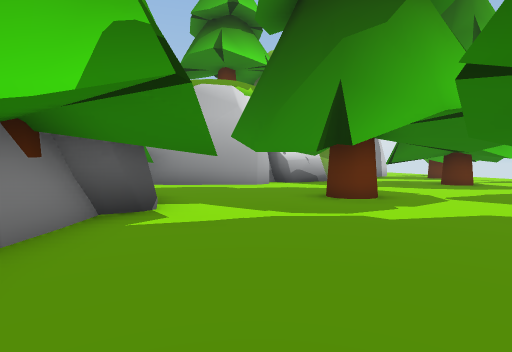
view 1 (above)

17 first-person views from a walk through a 3-D level made in the Unity game engine. The camera is 1.2 m above the floor, tilts 2° down and sees 80° across. The floor is counted in squares, 2 m on a side. Each view is taken from the middle of a square. On the plan, view 1 faces up. The plan holds only what a view shows up to about 9 squares ahead; the rest is blank. The place goes on beyond the plan. The player is left out. Some animated figures are not drawn.

view 2
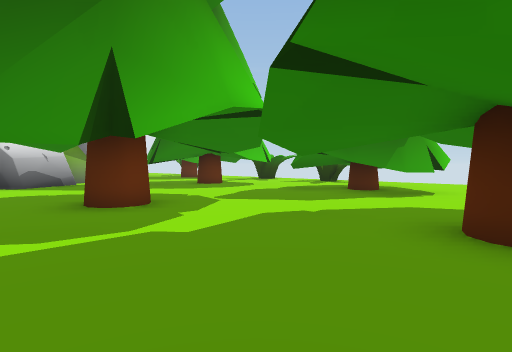

view 3
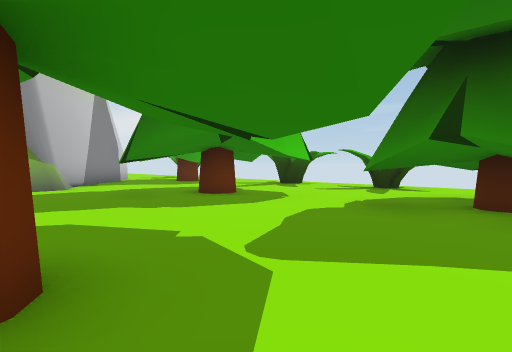

view 4
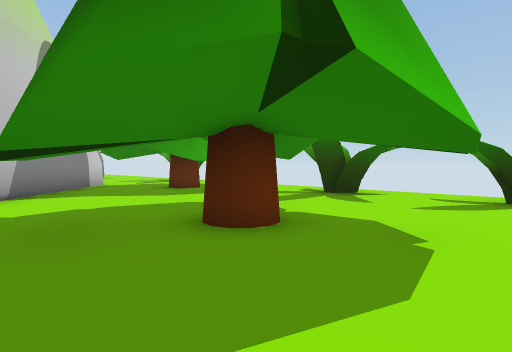

view 5
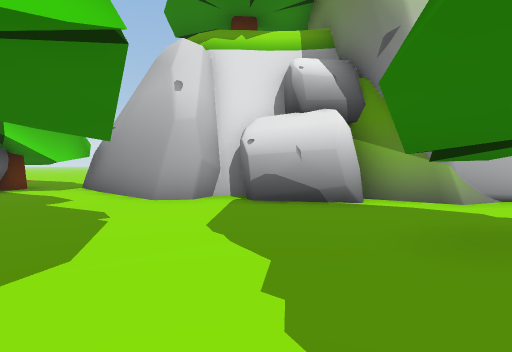

view 6
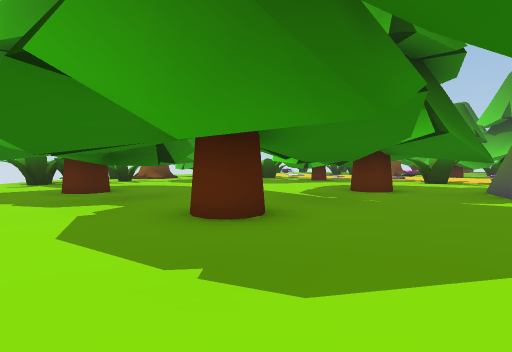

view 7
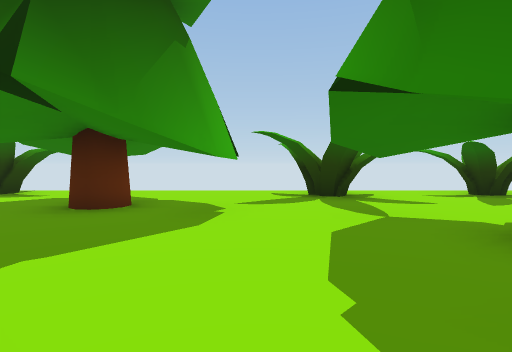

view 8
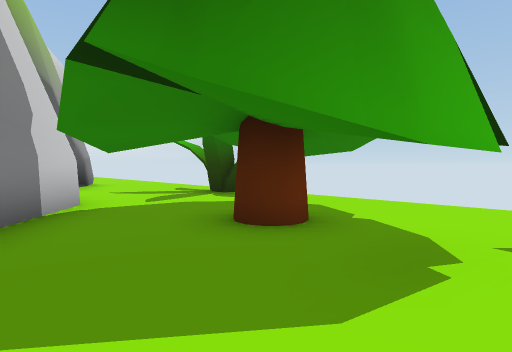

view 9
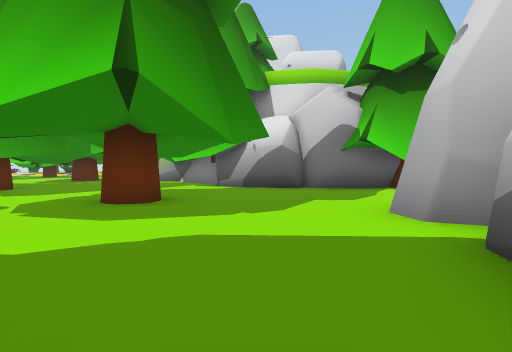

view 10
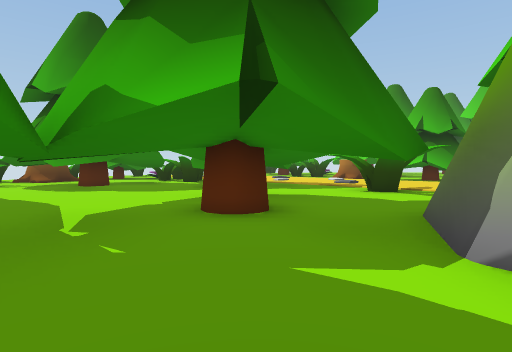

view 11
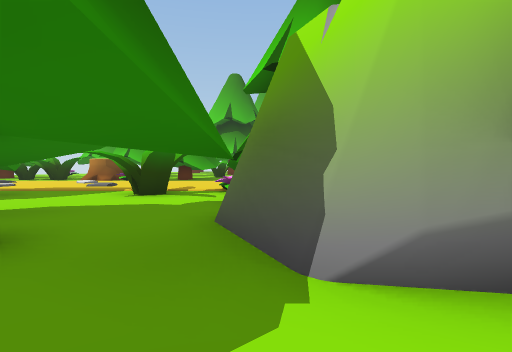

view 12
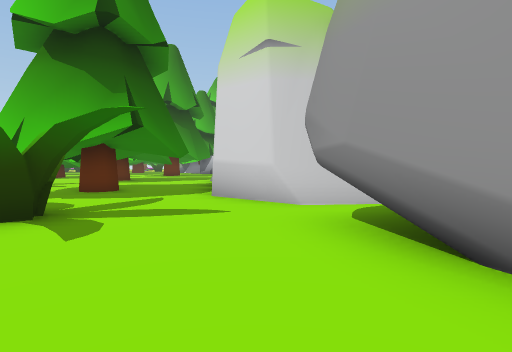

view 13
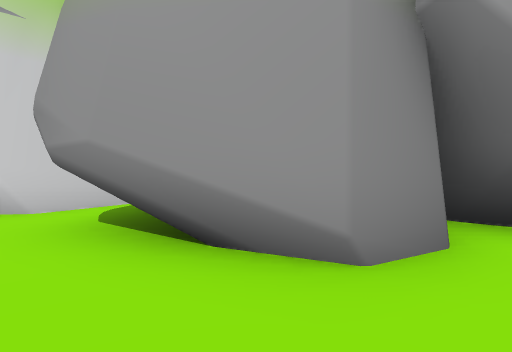

view 14
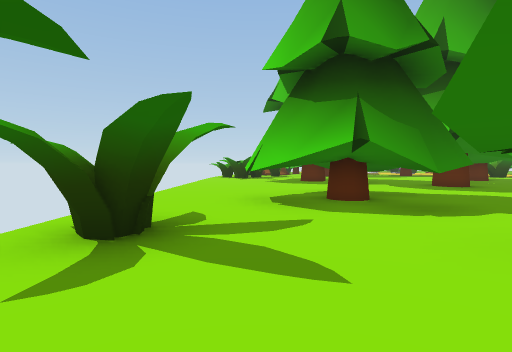

view 15
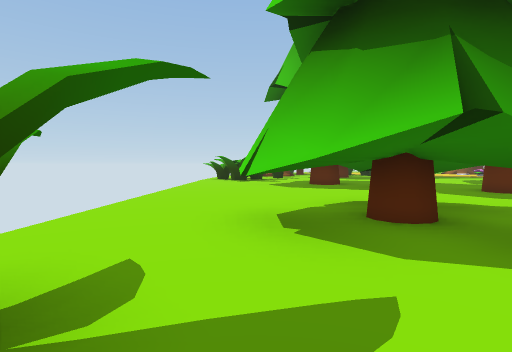

view 16
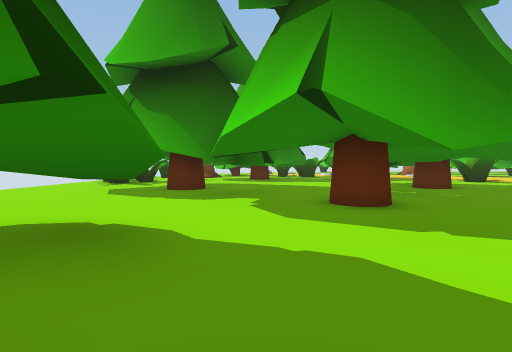

view 17
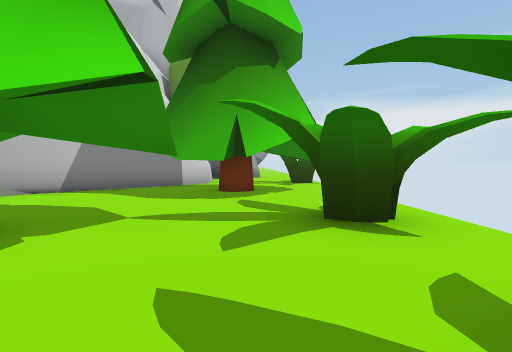

### Floor plan
Key: @ floor where view 1 was taken; # wall or solid block; x gap in a wall; . floor; T tree; H thing the floor can be seen under or through; O other object.
Columns run from 6 left of view 1 to 11 right of it. Each row starts with its distance up from view 1.
 23               ##.
 22               ##..
 21               #...
 20             ###...
 19             ##....
 18              #..##
 17             ##..##
 16             #T..T.
 15            ##...T.
 14           ##..TT..
 13         ###..T##..
 12         #.........
 11       ###.....T.OO
 10   #####....#Tx#.OO
  9 T.#T......T.T.....
  8  ##.........#TT.O.
  7   ##............OO
  6    ##...T...TT#.O
  5     #.T.....#TTT.
  4     ##.#....TT#T.
  3     ##...T..TTT .
  2     #.......T....
  1     #T...TT#T....
  0     #T@T######  .
 -1   T ##.HHH ####T.
 -2   TT##THHH ####T.
 -3   TT ##H...    ..
 -4    O TT#... T   O
 -5  #OOO.....TT.
 -6    OOOOOO ###T

Positions as (right, up) in squares from view 1, and headings:
1: (0, 0), facing up
2: (0, 1), facing up-right
3: (2, 4), facing up-right
4: (4, 7), facing up-right
5: (5, 7), facing up-left
6: (3, 5), facing down
7: (4, 12), facing right
8: (6, 12), facing up-right
9: (4, 11), facing down-left
10: (0, 2), facing down
11: (0, 1), facing down-left
12: (11, 22), facing down-left
13: (11, 22), facing left
14: (9, 10), facing down
15: (9, 8), facing down
16: (5, 6), facing down
17: (9, 7), facing up
